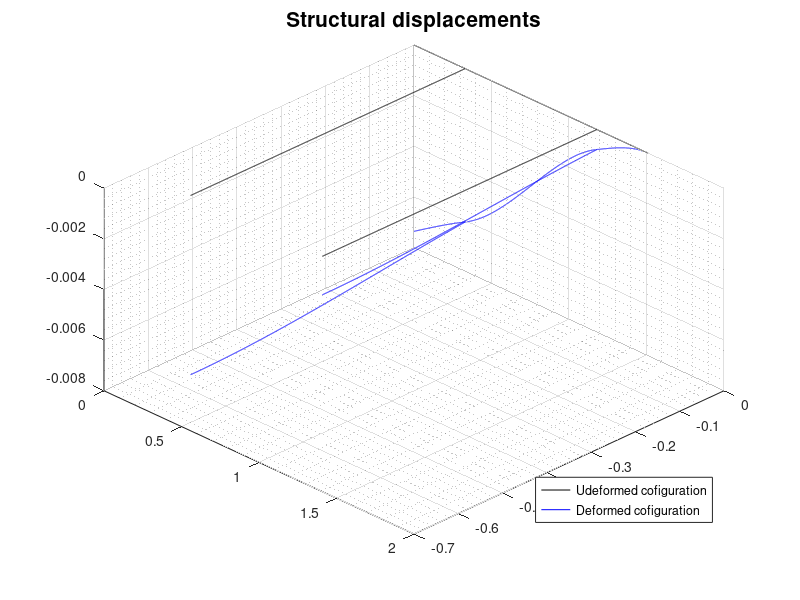
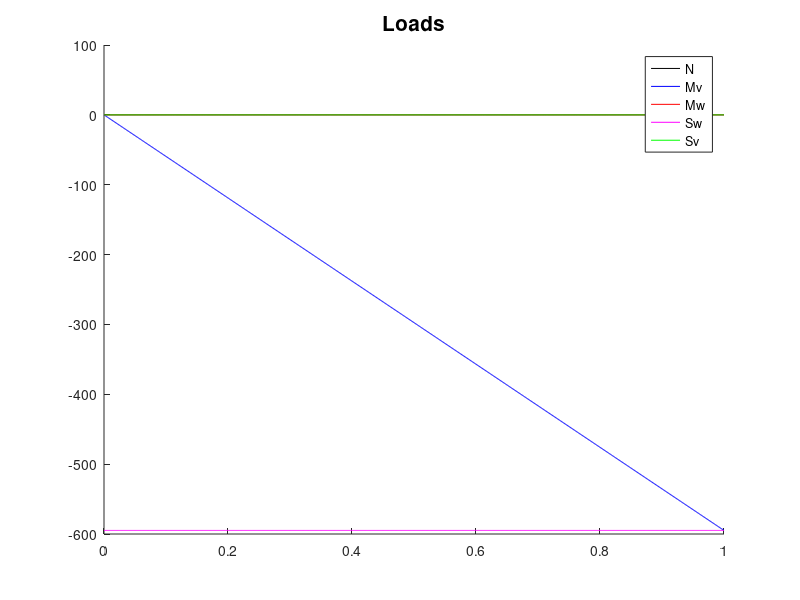
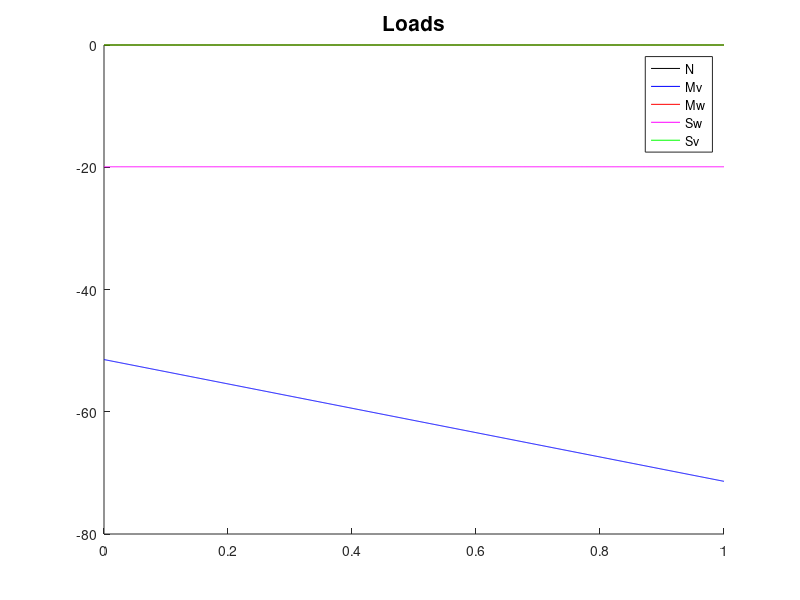
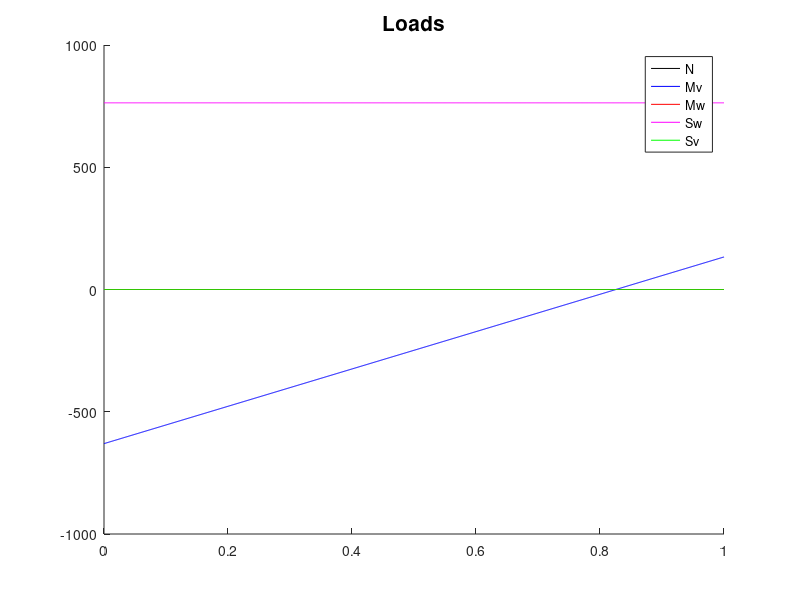

Write MATLAB code to recreate these figures, in order.
%%% a3D frame structure %%%
clear;
close all;
clc;
% Nodal coordinates
%        xi yi zi
nodes = [ 0  0  0;  % node 1
          0.255  0  0;
          0.33  0  0;  % node 2 we assume a nominal distance
          0.33 -0.22 0;
          0.33 -0.42 0;
          0.33 -0.62 0;
          0.605 0 0;
          1.005 0 0;
          1.18 0 0;
          1.18 -0.22 0;
          1.18 -0.42 0;
          1.18 -0.62 0;
          1.405 0 0;
          1.51 0 0]; % node 4
n = size(nodes,1); % number of nodes
L_total=nodes(14,1)-nodes(1,1)+abs(sum(nodes(:,2)))
% Elements
E = 200e9; % Modulus of Elasticity [pa] of Stainless Steel 416
G = 83e9; % Shear Modulus [pa] of Stainless Steel 416
b=0.05; h=0.15; % width and height of beam cross section
A = b*h; % area of beam cross section
Iy= b*(h^3)/12; Iz= h*(b^3)/12; It=Iy+Iz;
E_A=E*A;
E_Iy= E*Iy; E_Iz= E*Iz; G_It=G*It;
%       i j EA EIy EIz GIt theta_z 
elem = [1 2  E_A  E_Iy   E_Iz   G_It       0;  % element 1
        2 3  E_A  E_Iy   E_Iz   G_It       0;  % element 2
        3 4  E_A  E_Iy   E_Iz   G_It       -pi/2;
        4 5  E_A  E_Iy   E_Iz   G_It       -pi/2;
        5 6  E_A  E_Iy   E_Iz   G_It       -pi/2;
        3 7  E_A  E_Iy   E_Iz   G_It       0;
        7 8  E_A  E_Iy   E_Iz   G_It       0;
        8 9  E_A  E_Iy   E_Iz   G_It       0;
        9 10  E_A  E_Iy   E_Iz   G_It       -pi/2;
        10 11  E_A  E_Iy   E_Iz   G_It       -pi/2;
        11 12  E_A  E_Iy   E_Iz   G_It       -pi/2;
        9 13  E_A  E_Iy   E_Iz   G_It       0;
        13 14  E_A  E_Iy   E_Iz   G_It       0]; % element 3
m = size(elem,1); % number of elements
% Stiffness matrix
K = zeros(6*n,6*n); % now a node has 6 dofs, 3 displacement directions and 3 rotation angles
% vector of stiffnesses, angles of inclination, and stiffness matrix;
for q = 1:m
    % extracting the coordinates of the nodes of pertinence
    i = elem(q,1); xi = nodes(i,1); yi = nodes(i,2); zi = nodes(i,3);
    j = elem(q,2); xj = nodes(j,1); yj = nodes(j,2); zj = nodes(j,3);
    L = norm([xj;yj;zj]-[xi;yi;zi]); Lv(q) = L;
    EA = elem(q,3);
    EIy = elem(q,4);
    EIz = elem(q,5);
    GIt = elem(q,6);
    kh = EA*L^(-1);
    kv = 12*EIy*L^(-3);
    kv_ = 12*EIz*L^(-3);
    kvb = 6*EIy*L^(-2);
    kvb_ = 6*EIz*L^(-2);
    km = 4*EIy*L^(-1);
    km_ = 4*EIz*L^(-1);
    kt = GIt*L^(-1);
    Ke_ = [ kh,   0,     0,   0,     0,    0, -kh,    0,    0,   0,     0,    0;
             0,  kv,     0,   0,     0,  kvb,   0,  -kv,    0,   0,     0,  kvb;
             0,   0,   kv_,   0, -kvb_,    0,   0,    0, -kv_,   0, -kvb_,    0;
    % ** ** **
             0,   0,     0,  kt,     0,    0,   0,    0,    0, -kt,     0,    0;
             0,   0, -kvb_,   0,   km_,    0,   0,    0, kvb_,   0, km_/2,    0;
             0, kvb,     0,   0,     0,   km,   0, -kvb,    0,   0,     0, km/2;
    % ** ** ** 
           -kh,   0,     0,   0,     0,    0,  kh,    0,    0,   0,     0,    0;
             0, -kv,     0,   0,     0, -kvb,   0,   kv,    0,   0,     0, -kvb;
             0,   0,  -kv_,   0,  kvb_,    0,   0,    0,  kv_,   0,  kvb_,    0;
    % ** ** **
             0,   0,     0, -kt,     0,    0,   0,    0,    0,  kt,     0,    0;
             0,   0, -kvb_,   0, km_/2,    0,   0,    0, kvb_,   0,   km_,    0;
             0, kvb,     0,   0,     0, km/2,   0, -kvb,    0,   0,     0,   km];
    theta = elem(q,7); c = cos(theta); s = sin (theta);
    R = [ c s 0;
         -s c 0;
          0 0 1];
    Re = [         R zeros(3,3);
          zeros(3,3)          R];
    Re_ = [        Re zeros(6,6);
           zeros(6,6)         Re];
    Ke = Re_'*Ke_*Re_;
    edofs = [6*i-5,6*i-4,6*i-3,6*i-2,6*i-1,6*i,6*j-5,6*j-4,6*j-3,6*j-2,6*j-1,6*j];
    K(edofs,edofs) = K(edofs,edofs)+Ke;
end
% Boundary conditions
fix_nod = [6 12 14];
fix_dofs = [];
for nod = 1:size(fix_nod,2)
    ii = fix_nod(nod);
    if ii==6 | ii == 12
        fix_dofs = [fix_dofs 6*ii-5 6*ii-4 6*ii-2 6*ii-1 6*ii];
    else
        fix_dofs = [fix_dofs 6*ii-5 6*ii-4 6*ii-3 6*ii-2 6*ii-1 6*ii];
    end
end
free_dofs = setdiff([1:6*n],fix_dofs); % the total number of dofs is 2*n (2 per node); this function curtails the dofs that are not constrained
% Loads
g = 9.81;
W_hull = (2057.06+103.49+475) * 9.81 % weight of hull + hatch + inner components
W_b_d = (800+814)*9.81 %weight of ballast + dropweight
W_comp = 136.0777*9.81 %weight of compressed air tanks
W_body = (778.59+220)*9.81 % weight of fairing + battery
W_frame = 180.1875*9.81
f = zeros(6*n,1);
f(6*1-3) = -W_b_d/4;
f(6*2-3) = -W_body/8;
f(6*4-3) = -W_comp/2;
f(6*5-3) = -W_comp/2;
f(6*6-3) = -W_hull/4;
f(6*7-3) = -W_body/8;
f(6*8-3) = -W_body/8;
f(6*10-3) = -W_comp/2;
f(6*11-3) = -W_comp/2;
f(6*12-3) = -W_hull/4;
f(6*13-3) = -W_body/8;
f(6*14-3) = -W_b_d/4;
for i=1:14
    if i == 1
        f(6*i-3)=f(6*i-3)-(W_frame/2)*(nodes(i+1,1)-nodes(i)+abs(nodes(i,2)))/2/L_total;
    elseif i==14
        f(6*i-3)=f(6*i-3)-(W_frame/2)*(nodes(i,1)-nodes(i-1)+abs(nodes(i,2)))/2/L_total;
    else
        f(6*i-3)=f(6*i-3)-(W_frame/2)*(nodes(i+1,1)-nodes(i-1)+abs(nodes(i,2)))/2/L_total;
    end
end
% Solution
u = zeros(6*n,1);
u(free_dofs) = K(free_dofs,free_dofs)\f(free_dofs);
% Plot results
figure(1)
hold on
grid on
grid minor
view(45,45)
for q =1:m
    i = elem(q,1); j = elem(q,2);
    xi = nodes(i,1); yi = nodes(i,2); zi = nodes(i,3); % undeformed configuration
    xj = nodes(j,1); yj = nodes(j,2); zj = nodes(j,3);
    L = Lv(q);
    edofs = [6*i-5,6*i-4,6*i-3,6*i-2,6*i-1,6*i,6*j-5,6*j-4,6*j-3,6*j-2,6*j-1,6*j];
    % xi vector along the axis of the frame
    xiv = [0:0.001:1]';
%     if q==1
%         xiv = [0:0.01:0.255]';
%     end
%     elseif q==2 | q==4
%         xiv = [0:0.01:0.62]';
%     elseif q==3
%         xiv = [0:0.01:0.7]';
%     elseif q==5
%         xiv = [0:0.01:0.225]';
%     else
%         xiv = [0:0.01:0.105]';
%     end
    np = size(xiv,1); % number of components of the xi vector
    % shape functions
    xs1 = 1-xiv; xs2 = xiv;
    ys1 = 1-3*xiv.^2+2*xiv.^3; ys2 = L*(xiv-2*xiv.^2+xiv.^3);
    ys3 = 3*xiv.^2-2*xiv.^3; ys4 = L*(-xiv.^2+xiv.^3);
    zerv = zeros(np,1);
    unv = ones(np,1);
    %%% undeformed config
    % matrix of shape functions for mapping the undeformed config
    fu = [ xs1 zerv zerv  xs2 zerv zerv;
          zerv  xs1 zerv zerv  xs2 zerv;
          zerv zerv  xs1 zerv zerv  xs2];
    xuv = fu*[xi;yi;zi;xj;yj;zj]; % vector of points of undeformed configuration
    xu = xuv(1:np);
    yu = xuv(np+1:2*np);
    zu = xuv(2*np+1:3*np);
    figure(1)
    plot3(xu,yu,zu,'k-')
    %%% deformed config
    ueq = u(edofs);
    theta = elem(q,7); c = cos(theta); s = sin (theta);
    R = [ c s 0;
         -s c 0;
          0 0 1];
    Re = [         R zeros(3,3);
          zeros(3,3)          R];
    Re_= [        Re zeros(6,6);
          zeros(6,6)         Re];
    ueq_ = Re_*ueq;
    uv_ = [xs1 zerv zerv zerv zerv zerv xs2 zerv zerv zerv zerv zerv]*ueq_;
    vv_ = [zerv ys1 zerv zerv zerv ys2 zerv ys3 zerv zerv zerv ys4 ]*ueq_;
    wv_ = [zerv zerv ys1 zerv -ys2 zerv zerv zerv ys3 zerv -ys4 zerv]*ueq_;
    um = R'*[uv_';vv_';wv_'];
    uv = um(1,:)';
    vv = um(2,:)';
    wv = um(3,:)';
    xd = xu+uv;
    yd = yu+vv;
    zd = zu+wv;
    figure(1)
    plot3(xd,yd,zd,'b-')
    %%% loads
    EA = elem(q,3);
    EIy = elem(q,4);
    EIz = elem(q,5);
    N = EA/L*[-unv zerv zerv zerv zerv zerv unv zerv zerv zerv zerv zerv]*ueq_;
    Mw = EIz*[zerv 6*(2*xiv-unv) zerv zerv zerv 2*L*(3*xiv-2*unv) zerv 6*(unv-2*xiv) ...
    zerv zerv zerv 2*L*(3*xiv-unv)]*ueq_;
    Mv = EIy*[zerv zerv 6*(2*xiv-unv) zerv -2*L*(3*xiv-2*unv) zerv zerv zerv 6*(unv-2*xiv) ...
    zerv -2*L*(3*xiv-unv) zerv]*ueq_;
    Sv = EIz*[zerv 12*unv zerv zerv zerv 6*L*unv zerv -12*unv zerv zerv zerv 6*L*unv]*ueq_;
    Sw = EIy*[zerv zerv 12*unv zerv -6*L*unv zerv zerv zerv -12*unv zerv -6*L*unv zerv]*ueq_;
    figure(1+q)
    hold on
    if q==1000
        plot(xiv(1:255),N(1:255),'k',xiv(1:255),Mv(1:255),'b',xiv(1:255),Mw(1:255),'r',xiv(1:255),Sw(1:255),'m',xiv(1:255),Sv(1:255),'g')
    else
        plot(xiv,N,'k',xiv,Mv,'b',xiv,Mw,'r',xiv,Sw,'m',xiv,Sv,'g')
    end
end
figure(1)
title('Structural displacements','fontsize',15)
legend({'Udeformed cofiguration','Deformed cofiguration'},'Location','southeast')
for q = 1:m
    figure(1+q)
    title('Loads','fontsize',15)
    legend({'N','Mv','Mw','Sw','Sv'})
end